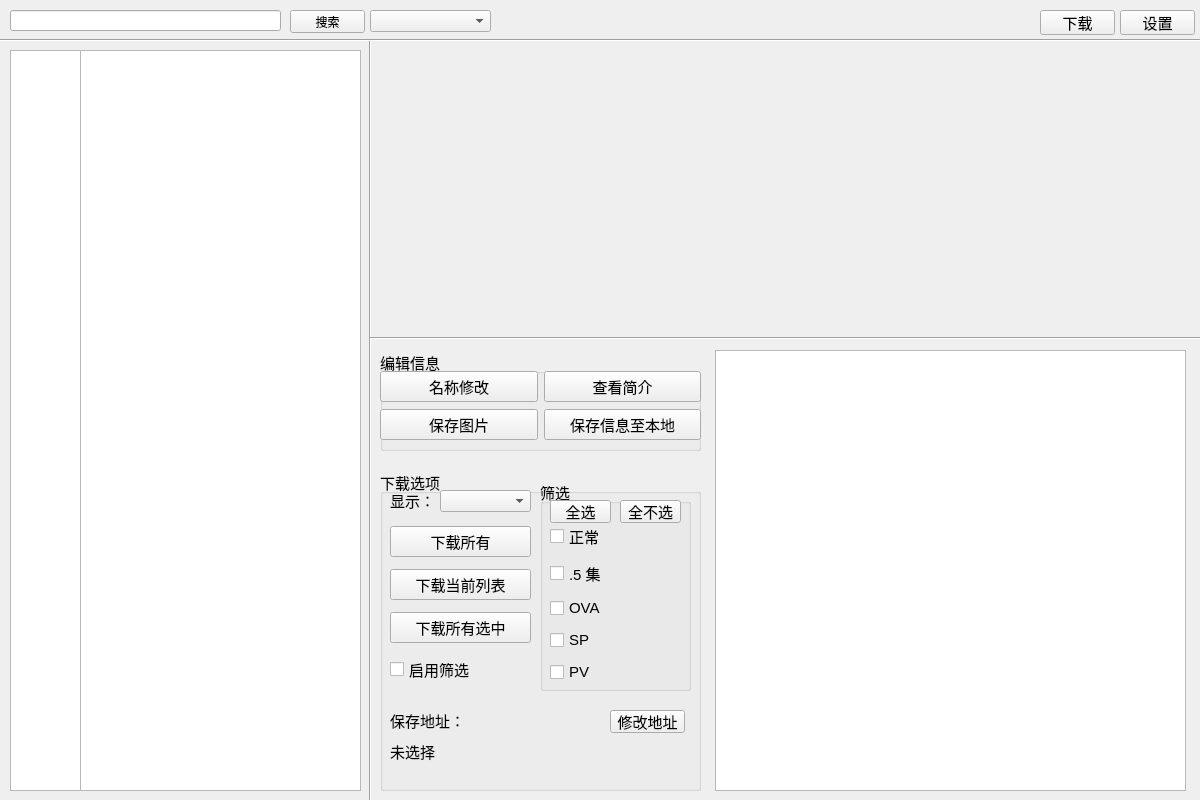
<?xml version="1.0" encoding="UTF-8"?>
<ui version="4.0">
 <class>Form</class>
 <widget class="QWidget" name="Form">
  <property name="geometry">
   <rect>
    <x>0</x>
    <y>0</y>
    <width>1200</width>
    <height>800</height>
   </rect>
  </property>
  <property name="font">
   <font>
    <pointsize>9</pointsize>
   </font>
  </property>
  <property name="windowTitle">
   <string>Anime</string>
  </property>
  <property name="windowIcon">
   <iconset resource="../value.qrc">
    <normaloff>:/picture/image/Anime.png</normaloff>:/picture/image/Anime.png</iconset>
  </property>
  <property name="toolTipDuration">
   <number>-1</number>
  </property>
  <widget class="QStackedWidget" name="stackedWidget">
   <property name="enabled">
    <bool>true</bool>
   </property>
   <property name="geometry">
    <rect>
     <x>0</x>
     <y>40</y>
     <width>1200</width>
     <height>761</height>
    </rect>
   </property>
   <property name="currentIndex">
    <number>0</number>
   </property>
   <widget class="QWidget" name="page">
    <widget class="QListWidget" name="listWidget">
     <property name="geometry">
      <rect>
       <x>10</x>
       <y>10</y>
       <width>71</width>
       <height>741</height>
      </rect>
     </property>
     <property name="font">
      <font>
       <pointsize>11</pointsize>
      </font>
     </property>
     <property name="isWrapping" stdset="0">
      <bool>false</bool>
     </property>
     <property name="wordWrap">
      <bool>true</bool>
     </property>
    </widget>
    <widget class="QListWidget" name="listWidget_2">
     <property name="geometry">
      <rect>
       <x>80</x>
       <y>10</y>
       <width>281</width>
       <height>741</height>
      </rect>
     </property>
     <property name="font">
      <font>
       <pointsize>11</pointsize>
      </font>
     </property>
     <property name="isWrapping" stdset="0">
      <bool>false</bool>
     </property>
     <property name="wordWrap">
      <bool>true</bool>
     </property>
    </widget>
    <widget class="Line" name="line_2">
     <property name="geometry">
      <rect>
       <x>360</x>
       <y>-10</y>
       <width>20</width>
       <height>771</height>
      </rect>
     </property>
     <property name="orientation">
      <enum>Qt::Vertical</enum>
     </property>
    </widget>
    <widget class="QLabel" name="label">
     <property name="geometry">
      <rect>
       <x>380</x>
       <y>10</y>
       <width>200</width>
       <height>275</height>
      </rect>
     </property>
     <property name="text">
      <string/>
     </property>
    </widget>
    <widget class="QLabel" name="label_2">
     <property name="geometry">
      <rect>
       <x>600</x>
       <y>10</y>
       <width>591</width>
       <height>41</height>
      </rect>
     </property>
     <property name="font">
      <font>
       <pointsize>28</pointsize>
       <weight>75</weight>
       <bold>true</bold>
      </font>
     </property>
     <property name="text">
      <string/>
     </property>
    </widget>
    <widget class="QLabel" name="label_3">
     <property name="geometry">
      <rect>
       <x>600</x>
       <y>80</y>
       <width>251</width>
       <height>31</height>
      </rect>
     </property>
     <property name="font">
      <font>
       <pointsize>15</pointsize>
      </font>
     </property>
     <property name="text">
      <string/>
     </property>
    </widget>
    <widget class="QLabel" name="label_4">
     <property name="geometry">
      <rect>
       <x>600</x>
       <y>50</y>
       <width>591</width>
       <height>31</height>
      </rect>
     </property>
     <property name="font">
      <font>
       <pointsize>15</pointsize>
      </font>
     </property>
     <property name="text">
      <string/>
     </property>
    </widget>
    <widget class="QLabel" name="label_5">
     <property name="geometry">
      <rect>
       <x>860</x>
       <y>80</y>
       <width>331</width>
       <height>31</height>
      </rect>
     </property>
     <property name="font">
      <font>
       <pointsize>15</pointsize>
      </font>
     </property>
     <property name="text">
      <string/>
     </property>
    </widget>
    <widget class="QLabel" name="label_6">
     <property name="geometry">
      <rect>
       <x>600</x>
       <y>120</y>
       <width>591</width>
       <height>161</height>
      </rect>
     </property>
     <property name="font">
      <font>
       <pointsize>12</pointsize>
      </font>
     </property>
     <property name="text">
      <string/>
     </property>
     <property name="alignment">
      <set>Qt::AlignLeading|Qt::AlignLeft|Qt::AlignTop</set>
     </property>
     <property name="wordWrap">
      <bool>true</bool>
     </property>
    </widget>
    <widget class="Line" name="line_3">
     <property name="geometry">
      <rect>
       <x>370</x>
       <y>290</y>
       <width>831</width>
       <height>16</height>
      </rect>
     </property>
     <property name="orientation">
      <enum>Qt::Horizontal</enum>
     </property>
    </widget>
    <widget class="QListWidget" name="listWidget_3">
     <property name="geometry">
      <rect>
       <x>715</x>
       <y>310</y>
       <width>471</width>
       <height>441</height>
      </rect>
     </property>
    </widget>
    <widget class="QGroupBox" name="groupBox">
     <property name="geometry">
      <rect>
       <x>380</x>
       <y>430</y>
       <width>321</width>
       <height>321</height>
      </rect>
     </property>
     <property name="font">
      <font>
       <pointsize>11</pointsize>
      </font>
     </property>
     <property name="title">
      <string>下载选项</string>
     </property>
     <widget class="QLabel" name="label_7">
      <property name="geometry">
       <rect>
        <x>10</x>
        <y>20</y>
        <width>41</width>
        <height>21</height>
       </rect>
      </property>
      <property name="text">
       <string>显示：</string>
      </property>
     </widget>
     <widget class="QComboBox" name="comboBox_2">
      <property name="geometry">
       <rect>
        <x>60</x>
        <y>20</y>
        <width>91</width>
        <height>22</height>
       </rect>
      </property>
     </widget>
     <widget class="QLabel" name="label_8">
      <property name="geometry">
       <rect>
        <x>10</x>
        <y>270</y>
        <width>301</width>
        <height>41</height>
       </rect>
      </property>
      <property name="text">
       <string>未选择</string>
      </property>
      <property name="alignment">
       <set>Qt::AlignLeading|Qt::AlignLeft|Qt::AlignTop</set>
      </property>
      <property name="wordWrap">
       <bool>true</bool>
      </property>
     </widget>
     <widget class="QLabel" name="label_9">
      <property name="geometry">
       <rect>
        <x>10</x>
        <y>240</y>
        <width>71</width>
        <height>20</height>
       </rect>
      </property>
      <property name="text">
       <string>保存地址：</string>
      </property>
     </widget>
     <widget class="QPushButton" name="pushButton_14">
      <property name="geometry">
       <rect>
        <x>230</x>
        <y>240</y>
        <width>75</width>
        <height>23</height>
       </rect>
      </property>
      <property name="text">
       <string>修改地址</string>
      </property>
     </widget>
     <widget class="QWidget" name="verticalLayoutWidget">
      <property name="geometry">
       <rect>
        <x>10</x>
        <y>50</y>
        <width>141</width>
        <height>171</height>
       </rect>
      </property>
      <layout class="QVBoxLayout" name="verticalLayout">
       <item>
        <widget class="QPushButton" name="pushButton_16">
         <property name="text">
          <string>下载所有</string>
         </property>
        </widget>
       </item>
       <item>
        <widget class="QPushButton" name="pushButton_17">
         <property name="text">
          <string>下载当前列表</string>
         </property>
        </widget>
       </item>
       <item>
        <widget class="QPushButton" name="pushButton_15">
         <property name="text">
          <string>下载所有选中</string>
         </property>
        </widget>
       </item>
       <item>
        <widget class="QCheckBox" name="checkBox">
         <property name="text">
          <string>启用筛选</string>
         </property>
        </widget>
       </item>
      </layout>
     </widget>
     <widget class="QGroupBox" name="groupBox_3">
      <property name="geometry">
       <rect>
        <x>160</x>
        <y>10</y>
        <width>151</width>
        <height>211</height>
       </rect>
      </property>
      <property name="title">
       <string>筛选</string>
      </property>
      <widget class="QWidget" name="verticalLayoutWidget_2">
       <property name="geometry">
        <rect>
         <x>10</x>
         <y>40</y>
         <width>131</width>
         <height>171</height>
        </rect>
       </property>
       <layout class="QVBoxLayout" name="verticalLayout_2">
        <item>
         <widget class="QCheckBox" name="checkBox_3">
          <property name="text">
           <string>正常</string>
          </property>
         </widget>
        </item>
        <item>
         <widget class="QCheckBox" name="checkBox_6">
          <property name="text">
           <string>.5 集</string>
          </property>
         </widget>
        </item>
        <item>
         <widget class="QCheckBox" name="checkBox_5">
          <property name="text">
           <string>OVA</string>
          </property>
         </widget>
        </item>
        <item>
         <widget class="QCheckBox" name="checkBox_4">
          <property name="text">
           <string>SP</string>
          </property>
         </widget>
        </item>
        <item>
         <widget class="QCheckBox" name="checkBox_2">
          <property name="text">
           <string>PV</string>
          </property>
         </widget>
        </item>
       </layout>
      </widget>
      <widget class="QPushButton" name="pushButton_2">
       <property name="geometry">
        <rect>
         <x>10</x>
         <y>20</y>
         <width>61</width>
         <height>23</height>
        </rect>
       </property>
       <property name="text">
        <string>全选</string>
       </property>
      </widget>
      <widget class="QPushButton" name="pushButton_3">
       <property name="geometry">
        <rect>
         <x>80</x>
         <y>20</y>
         <width>61</width>
         <height>23</height>
        </rect>
       </property>
       <property name="text">
        <string>全不选</string>
       </property>
      </widget>
     </widget>
    </widget>
    <widget class="QGroupBox" name="groupBox_2">
     <property name="geometry">
      <rect>
       <x>380</x>
       <y>310</y>
       <width>321</width>
       <height>101</height>
      </rect>
     </property>
     <property name="font">
      <font>
       <pointsize>11</pointsize>
      </font>
     </property>
     <property name="title">
      <string>编辑信息</string>
     </property>
     <widget class="QWidget" name="gridLayoutWidget">
      <property name="geometry">
       <rect>
        <x>0</x>
        <y>20</y>
        <width>321</width>
        <height>71</height>
       </rect>
      </property>
      <layout class="QGridLayout" name="gridLayout">
       <item row="0" column="0">
        <widget class="QPushButton" name="pushButton_12">
         <property name="text">
          <string>名称修改</string>
         </property>
        </widget>
       </item>
       <item row="0" column="1">
        <widget class="QPushButton" name="pushButton_13">
         <property name="text">
          <string>查看简介</string>
         </property>
        </widget>
       </item>
       <item row="1" column="0">
        <widget class="QPushButton" name="pushButton_10">
         <property name="text">
          <string>保存图片</string>
         </property>
        </widget>
       </item>
       <item row="1" column="1">
        <widget class="QPushButton" name="pushButton_9">
         <property name="text">
          <string>保存信息至本地</string>
         </property>
        </widget>
       </item>
      </layout>
     </widget>
    </widget>
    <widget class="QLabel" name="label_10">
     <property name="geometry">
      <rect>
       <x>380</x>
       <y>200</y>
       <width>811</width>
       <height>91</height>
      </rect>
     </property>
     <property name="font">
      <font>
       <pointsize>60</pointsize>
      </font>
     </property>
     <property name="text">
      <string/>
     </property>
     <property name="alignment">
      <set>Qt::AlignCenter</set>
     </property>
    </widget>
   </widget>
   <widget class="QWidget" name="page_2">
    <widget class="QTableWidget" name="tableWidget">
     <property name="geometry">
      <rect>
       <x>10</x>
       <y>80</y>
       <width>1181</width>
       <height>671</height>
      </rect>
     </property>
    </widget>
    <widget class="QGroupBox" name="groupBox_4">
     <property name="geometry">
      <rect>
       <x>10</x>
       <y>10</y>
       <width>281</width>
       <height>61</height>
      </rect>
     </property>
     <property name="font">
      <font>
       <pointsize>11</pointsize>
      </font>
     </property>
     <property name="title">
      <string>显示</string>
     </property>
     <widget class="QWidget" name="horizontalLayoutWidget_2">
      <property name="geometry">
       <rect>
        <x>10</x>
        <y>10</y>
        <width>263</width>
        <height>41</height>
       </rect>
      </property>
      <layout class="QHBoxLayout" name="horizontalLayout_2">
       <item>
        <widget class="QCheckBox" name="checkBox_13">
         <property name="text">
          <string>下载完成</string>
         </property>
        </widget>
       </item>
       <item>
        <widget class="QCheckBox" name="checkBox_14">
         <property name="text">
          <string>正在下载</string>
         </property>
        </widget>
       </item>
       <item>
        <widget class="QCheckBox" name="checkBox_15">
         <property name="text">
          <string>下载异常</string>
         </property>
        </widget>
       </item>
      </layout>
     </widget>
    </widget>
    <widget class="QGroupBox" name="groupBox_5">
     <property name="geometry">
      <rect>
       <x>300</x>
       <y>10</y>
       <width>891</width>
       <height>61</height>
      </rect>
     </property>
     <property name="font">
      <font>
       <pointsize>11</pointsize>
      </font>
     </property>
     <property name="title">
      <string>操作</string>
     </property>
     <widget class="QWidget" name="horizontalLayoutWidget_3">
      <property name="geometry">
       <rect>
        <x>10</x>
        <y>20</y>
        <width>871</width>
        <height>31</height>
       </rect>
      </property>
      <layout class="QHBoxLayout" name="horizontalLayout_3">
       <item>
        <widget class="QPushButton" name="pushButton_22">
         <property name="text">
          <string>全选</string>
         </property>
        </widget>
       </item>
       <item>
        <widget class="QPushButton" name="pushButton_21">
         <property name="text">
          <string>全不选</string>
         </property>
        </widget>
       </item>
       <item>
        <widget class="QRadioButton" name="radioButton_3">
         <property name="text">
          <string>所有勾选</string>
         </property>
        </widget>
       </item>
       <item>
        <widget class="QRadioButton" name="radioButton_4">
         <property name="text">
          <string>所有未勾选</string>
         </property>
        </widget>
       </item>
       <item>
        <widget class="QPushButton" name="pushButton_20">
         <property name="text">
          <string>全部开始</string>
         </property>
        </widget>
       </item>
       <item>
        <widget class="QPushButton" name="pushButton_19">
         <property name="text">
          <string>全部暂停</string>
         </property>
        </widget>
       </item>
       <item>
        <widget class="QPushButton" name="pushButton_18">
         <property name="text">
          <string>全部删除</string>
         </property>
        </widget>
       </item>
      </layout>
     </widget>
    </widget>
   </widget>
  </widget>
  <widget class="QLineEdit" name="lineEdit">
   <property name="geometry">
    <rect>
     <x>10</x>
     <y>10</y>
     <width>271</width>
     <height>21</height>
    </rect>
   </property>
  </widget>
  <widget class="QPushButton" name="pushButton">
   <property name="geometry">
    <rect>
     <x>290</x>
     <y>10</y>
     <width>75</width>
     <height>23</height>
    </rect>
   </property>
   <property name="text">
    <string>搜索</string>
   </property>
   <property name="icon">
    <iconset resource="../value.qrc">
     <normaloff>:/picture/image/search.png</normaloff>:/picture/image/search.png</iconset>
   </property>
  </widget>
  <widget class="QComboBox" name="comboBox">
   <property name="geometry">
    <rect>
     <x>370</x>
     <y>10</y>
     <width>121</width>
     <height>22</height>
    </rect>
   </property>
  </widget>
  <widget class="Line" name="line">
   <property name="geometry">
    <rect>
     <x>0</x>
     <y>30</y>
     <width>1201</width>
     <height>20</height>
    </rect>
   </property>
   <property name="orientation">
    <enum>Qt::Horizontal</enum>
   </property>
  </widget>
  <widget class="QPushButton" name="pushButton_4">
   <property name="geometry">
    <rect>
     <x>1120</x>
     <y>10</y>
     <width>75</width>
     <height>25</height>
    </rect>
   </property>
   <property name="font">
    <font>
     <pointsize>11</pointsize>
     <weight>50</weight>
     <bold>false</bold>
    </font>
   </property>
   <property name="text">
    <string>设置</string>
   </property>
   <property name="icon">
    <iconset resource="../value.qrc">
     <normaloff>:/picture/image/setting.png</normaloff>:/picture/image/setting.png</iconset>
   </property>
   <property name="iconSize">
    <size>
     <width>20</width>
     <height>20</height>
    </size>
   </property>
  </widget>
  <widget class="QPushButton" name="pushButton_5">
   <property name="geometry">
    <rect>
     <x>1040</x>
     <y>10</y>
     <width>75</width>
     <height>25</height>
    </rect>
   </property>
   <property name="font">
    <font>
     <pointsize>11</pointsize>
    </font>
   </property>
   <property name="text">
    <string>下载</string>
   </property>
   <property name="icon">
    <iconset resource="../value.qrc">
     <normaloff>:/picture/image/download.png</normaloff>:/picture/image/download.png</iconset>
   </property>
   <property name="iconSize">
    <size>
     <width>20</width>
     <height>20</height>
    </size>
   </property>
  </widget>
 </widget>
 <resources>
  <include location="../value.qrc"/>
 </resources>
 <connections/>
</ui>
